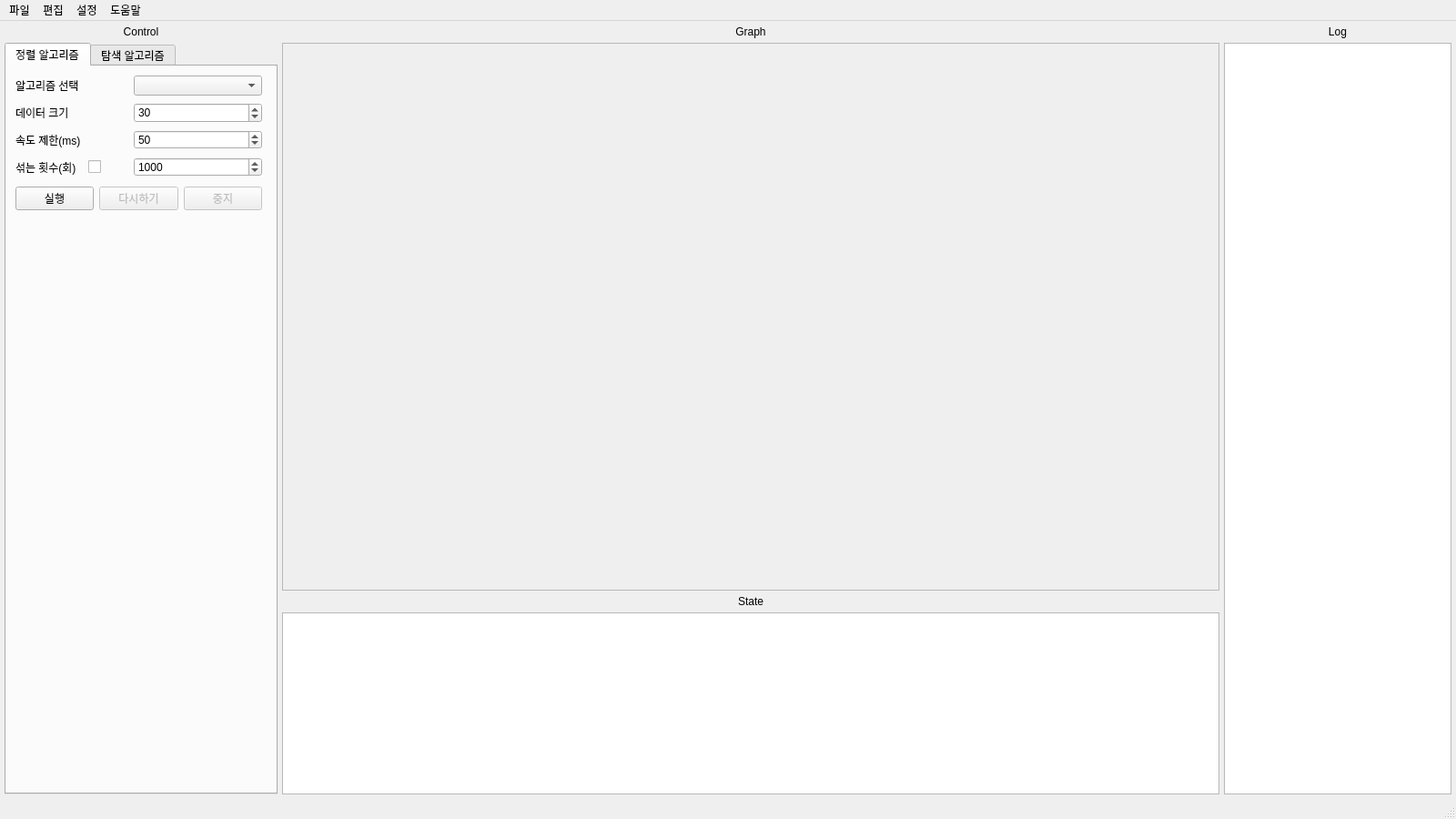
<?xml version="1.0" encoding="UTF-8"?>
<ui version="4.0">
 <class>MainWindow</class>
 <widget class="QMainWindow" name="MainWindow">
  <property name="geometry">
   <rect>
    <x>0</x>
    <y>0</y>
    <width>1600</width>
    <height>900</height>
   </rect>
  </property>
  <property name="windowTitle">
   <string>MainWindow</string>
  </property>
  <widget class="QWidget" name="centralwidget">
   <layout class="QGridLayout" name="gridLayout" rowstretch="0,0,0,0">
    <property name="leftMargin">
     <number>5</number>
    </property>
    <property name="topMargin">
     <number>5</number>
    </property>
    <property name="rightMargin">
     <number>5</number>
    </property>
    <property name="bottomMargin">
     <number>5</number>
    </property>
    <property name="spacing">
     <number>5</number>
    </property>
    <item row="0" column="0">
     <widget class="QLabel" name="label_5">
      <property name="sizePolicy">
       <sizepolicy hsizetype="Preferred" vsizetype="Fixed">
        <horstretch>0</horstretch>
        <verstretch>0</verstretch>
       </sizepolicy>
      </property>
      <property name="autoFillBackground">
       <bool>false</bool>
      </property>
      <property name="text">
       <string>Control</string>
      </property>
      <property name="alignment">
       <set>Qt::AlignCenter</set>
      </property>
     </widget>
    </item>
    <item row="1" column="3" rowspan="3">
     <widget class="QListWidget" name="listWidgetLog">
      <property name="sizePolicy">
       <sizepolicy hsizetype="Fixed" vsizetype="Expanding">
        <horstretch>0</horstretch>
        <verstretch>0</verstretch>
       </sizepolicy>
      </property>
      <property name="minimumSize">
       <size>
        <width>250</width>
        <height>0</height>
       </size>
      </property>
      <property name="maximumSize">
       <size>
        <width>250</width>
        <height>16777215</height>
       </size>
      </property>
      <property name="frameShape">
       <enum>QFrame::StyledPanel</enum>
      </property>
      <property name="frameShadow">
       <enum>QFrame::Plain</enum>
      </property>
      <property name="verticalScrollMode">
       <enum>QAbstractItemView::ScrollPerItem</enum>
      </property>
     </widget>
    </item>
    <item row="2" column="1" colspan="2">
     <widget class="QLabel" name="label_12">
      <property name="sizePolicy">
       <sizepolicy hsizetype="Preferred" vsizetype="Fixed">
        <horstretch>0</horstretch>
        <verstretch>0</verstretch>
       </sizepolicy>
      </property>
      <property name="text">
       <string>State</string>
      </property>
      <property name="alignment">
       <set>Qt::AlignCenter</set>
      </property>
     </widget>
    </item>
    <item row="0" column="1" colspan="2">
     <widget class="QLabel" name="label_11">
      <property name="sizePolicy">
       <sizepolicy hsizetype="Preferred" vsizetype="Fixed">
        <horstretch>0</horstretch>
        <verstretch>0</verstretch>
       </sizepolicy>
      </property>
      <property name="text">
       <string>Graph</string>
      </property>
      <property name="alignment">
       <set>Qt::AlignCenter</set>
      </property>
     </widget>
    </item>
    <item row="1" column="1" colspan="2">
     <widget class="QFrame" name="frameGraph">
      <property name="sizePolicy">
       <sizepolicy hsizetype="Expanding" vsizetype="Expanding">
        <horstretch>0</horstretch>
        <verstretch>0</verstretch>
       </sizepolicy>
      </property>
      <property name="minimumSize">
       <size>
        <width>300</width>
        <height>300</height>
       </size>
      </property>
      <property name="frameShape">
       <enum>QFrame::StyledPanel</enum>
      </property>
      <property name="frameShadow">
       <enum>QFrame::Plain</enum>
      </property>
      <layout class="QVBoxLayout" name="verticalLayout_6">
       <property name="spacing">
        <number>0</number>
       </property>
       <property name="leftMargin">
        <number>0</number>
       </property>
       <property name="topMargin">
        <number>0</number>
       </property>
       <property name="rightMargin">
        <number>0</number>
       </property>
       <property name="bottomMargin">
        <number>0</number>
       </property>
       <item>
        <layout class="QVBoxLayout" name="verticalLayoutGraph"/>
       </item>
      </layout>
     </widget>
    </item>
    <item row="3" column="1" colspan="2">
     <widget class="QListWidget" name="listWidgetState">
      <property name="sizePolicy">
       <sizepolicy hsizetype="Expanding" vsizetype="Fixed">
        <horstretch>0</horstretch>
        <verstretch>0</verstretch>
       </sizepolicy>
      </property>
      <property name="minimumSize">
       <size>
        <width>0</width>
        <height>200</height>
       </size>
      </property>
      <property name="frameShape">
       <enum>QFrame::StyledPanel</enum>
      </property>
      <property name="frameShadow">
       <enum>QFrame::Plain</enum>
      </property>
     </widget>
    </item>
    <item row="0" column="3">
     <widget class="QLabel" name="label_6">
      <property name="sizePolicy">
       <sizepolicy hsizetype="Preferred" vsizetype="Fixed">
        <horstretch>0</horstretch>
        <verstretch>0</verstretch>
       </sizepolicy>
      </property>
      <property name="text">
       <string>Log</string>
      </property>
      <property name="alignment">
       <set>Qt::AlignCenter</set>
      </property>
     </widget>
    </item>
    <item row="1" column="0" rowspan="3">
     <widget class="QTabWidget" name="tabWidgetControl">
      <property name="sizePolicy">
       <sizepolicy hsizetype="Fixed" vsizetype="Expanding">
        <horstretch>0</horstretch>
        <verstretch>0</verstretch>
       </sizepolicy>
      </property>
      <property name="minimumSize">
       <size>
        <width>300</width>
        <height>0</height>
       </size>
      </property>
      <property name="maximumSize">
       <size>
        <width>300</width>
        <height>16777215</height>
       </size>
      </property>
      <property name="tabShape">
       <enum>QTabWidget::Rounded</enum>
      </property>
      <property name="currentIndex">
       <number>0</number>
      </property>
      <widget class="QWidget" name="tabSort">
       <attribute name="title">
        <string>정렬 알고리즘</string>
       </attribute>
       <widget class="QComboBox" name="comboBox_sort_select_Algorithm">
        <property name="geometry">
         <rect>
          <x>140</x>
          <y>10</y>
          <width>141</width>
          <height>22</height>
         </rect>
        </property>
       </widget>
       <widget class="QLabel" name="label_sort_select_algorithm">
        <property name="geometry">
         <rect>
          <x>10</x>
          <y>10</y>
          <width>121</width>
          <height>21</height>
         </rect>
        </property>
        <property name="text">
         <string>알고리즘 선택</string>
        </property>
       </widget>
       <widget class="QLabel" name="label_sort_data_size">
        <property name="geometry">
         <rect>
          <x>10</x>
          <y>40</y>
          <width>121</width>
          <height>21</height>
         </rect>
        </property>
        <property name="text">
         <string>데이터 크기</string>
        </property>
       </widget>
       <widget class="QLabel" name="label_sort_shuffle_number">
        <property name="geometry">
         <rect>
          <x>10</x>
          <y>100</y>
          <width>81</width>
          <height>21</height>
         </rect>
        </property>
        <property name="text">
         <string>섞는 횟수(회)</string>
        </property>
       </widget>
       <widget class="QLabel" name="label_sort_speed_limit">
        <property name="geometry">
         <rect>
          <x>10</x>
          <y>70</y>
          <width>121</width>
          <height>21</height>
         </rect>
        </property>
        <property name="text">
         <string>속도 제한(ms)</string>
        </property>
       </widget>
       <widget class="QSpinBox" name="spinBox_sort_data_size">
        <property name="geometry">
         <rect>
          <x>140</x>
          <y>40</y>
          <width>141</width>
          <height>22</height>
         </rect>
        </property>
        <property name="minimum">
         <number>10</number>
        </property>
        <property name="maximum">
         <number>500</number>
        </property>
        <property name="singleStep">
         <number>10</number>
        </property>
        <property name="value">
         <number>30</number>
        </property>
       </widget>
       <widget class="QSpinBox" name="spinBox_sort_shuffle_number">
        <property name="geometry">
         <rect>
          <x>140</x>
          <y>100</y>
          <width>141</width>
          <height>21</height>
         </rect>
        </property>
        <property name="maximum">
         <number>100000</number>
        </property>
        <property name="singleStep">
         <number>100</number>
        </property>
        <property name="value">
         <number>1000</number>
        </property>
       </widget>
       <widget class="QSpinBox" name="spinBox_sort_speed_limit">
        <property name="geometry">
         <rect>
          <x>140</x>
          <y>70</y>
          <width>141</width>
          <height>21</height>
         </rect>
        </property>
        <property name="minimum">
         <number>1</number>
        </property>
        <property name="maximum">
         <number>1000</number>
        </property>
        <property name="singleStep">
         <number>10</number>
        </property>
        <property name="stepType">
         <enum>QAbstractSpinBox::DefaultStepType</enum>
        </property>
        <property name="value">
         <number>50</number>
        </property>
       </widget>
       <widget class="QCheckBox" name="checkBox_sort_shuffle_number">
        <property name="geometry">
         <rect>
          <x>90</x>
          <y>100</y>
          <width>21</width>
          <height>21</height>
         </rect>
        </property>
        <property name="toolTip">
         <string>&lt;html&gt;&lt;head/&gt;&lt;body&gt;&lt;p&gt;섞는 모션 보이기&lt;/p&gt;&lt;/body&gt;&lt;/html&gt;</string>
        </property>
        <property name="text">
         <string/>
        </property>
       </widget>
       <widget class="QWidget" name="horizontalLayoutWidget">
        <property name="geometry">
         <rect>
          <x>10</x>
          <y>130</y>
          <width>271</width>
          <height>31</height>
         </rect>
        </property>
        <layout class="QHBoxLayout" name="horizontalLayout_2">
         <item>
          <widget class="QPushButton" name="pushButton_sort_start">
           <property name="text">
            <string>실행</string>
           </property>
          </widget>
         </item>
         <item>
          <widget class="QPushButton" name="pushButton_sort_restart">
           <property name="enabled">
            <bool>false</bool>
           </property>
           <property name="text">
            <string>다시하기</string>
           </property>
          </widget>
         </item>
         <item>
          <widget class="QPushButton" name="pushButton_sort_stop">
           <property name="enabled">
            <bool>false</bool>
           </property>
           <property name="text">
            <string>중지</string>
           </property>
          </widget>
         </item>
        </layout>
       </widget>
      </widget>
      <widget class="QWidget" name="tabSearch">
       <attribute name="title">
        <string>탐색 알고리즘</string>
       </attribute>
       <widget class="QLabel" name="label_search_select_algorithm">
        <property name="geometry">
         <rect>
          <x>10</x>
          <y>10</y>
          <width>121</width>
          <height>21</height>
         </rect>
        </property>
        <property name="text">
         <string>알고리즘 선택</string>
        </property>
       </widget>
       <widget class="QLabel" name="label_search_speed_limit">
        <property name="geometry">
         <rect>
          <x>10</x>
          <y>70</y>
          <width>121</width>
          <height>21</height>
         </rect>
        </property>
        <property name="text">
         <string>속도 제한(ms)</string>
        </property>
       </widget>
       <widget class="QComboBox" name="comboBox_search_select_algorithm">
        <property name="geometry">
         <rect>
          <x>140</x>
          <y>10</y>
          <width>141</width>
          <height>22</height>
         </rect>
        </property>
       </widget>
       <widget class="QSpinBox" name="spinBox_search_speed_limit">
        <property name="geometry">
         <rect>
          <x>140</x>
          <y>70</y>
          <width>141</width>
          <height>21</height>
         </rect>
        </property>
        <property name="minimum">
         <number>1</number>
        </property>
        <property name="maximum">
         <number>1000</number>
        </property>
        <property name="singleStep">
         <number>10</number>
        </property>
        <property name="value">
         <number>50</number>
        </property>
       </widget>
       <widget class="QLabel" name="label_search_data_size">
        <property name="geometry">
         <rect>
          <x>10</x>
          <y>40</y>
          <width>121</width>
          <height>21</height>
         </rect>
        </property>
        <property name="text">
         <string>데이터 크기</string>
        </property>
       </widget>
       <widget class="QSpinBox" name="spinBox_search_data_size">
        <property name="geometry">
         <rect>
          <x>140</x>
          <y>40</y>
          <width>141</width>
          <height>22</height>
         </rect>
        </property>
        <property name="minimum">
         <number>10</number>
        </property>
        <property name="maximum">
         <number>500</number>
        </property>
        <property name="singleStep">
         <number>10</number>
        </property>
        <property name="value">
         <number>100</number>
        </property>
       </widget>
       <widget class="QLabel" name="label_search_search_number">
        <property name="geometry">
         <rect>
          <x>10</x>
          <y>100</y>
          <width>41</width>
          <height>21</height>
         </rect>
        </property>
        <property name="text">
         <string>탐색 값</string>
        </property>
       </widget>
       <widget class="QSpinBox" name="spinBox_search_search_number">
        <property name="geometry">
         <rect>
          <x>140</x>
          <y>100</y>
          <width>141</width>
          <height>21</height>
         </rect>
        </property>
        <property name="minimum">
         <number>10</number>
        </property>
        <property name="maximum">
         <number>500</number>
        </property>
        <property name="singleStep">
         <number>10</number>
        </property>
        <property name="value">
         <number>50</number>
        </property>
       </widget>
       <widget class="QCheckBox" name="checkBox_search_set_search_number">
        <property name="geometry">
         <rect>
          <x>60</x>
          <y>100</y>
          <width>21</width>
          <height>21</height>
         </rect>
        </property>
        <property name="toolTip">
         <string>&lt;html&gt;&lt;head/&gt;&lt;body&gt;&lt;p&gt;해제 시 랜덤 값&lt;/p&gt;&lt;/body&gt;&lt;/html&gt;</string>
        </property>
        <property name="text">
         <string/>
        </property>
       </widget>
       <widget class="QWidget" name="horizontalLayoutWidget_2">
        <property name="geometry">
         <rect>
          <x>10</x>
          <y>160</y>
          <width>271</width>
          <height>31</height>
         </rect>
        </property>
        <layout class="QHBoxLayout" name="horizontalLayout_3">
         <item>
          <widget class="QPushButton" name="pushButton_search_start">
           <property name="text">
            <string>실행</string>
           </property>
          </widget>
         </item>
         <item>
          <widget class="QPushButton" name="pushButton_search_restart">
           <property name="enabled">
            <bool>false</bool>
           </property>
           <property name="text">
            <string>다시하기</string>
           </property>
          </widget>
         </item>
         <item>
          <widget class="QPushButton" name="pushButton_search_stop">
           <property name="enabled">
            <bool>false</bool>
           </property>
           <property name="text">
            <string>중지</string>
           </property>
          </widget>
         </item>
        </layout>
       </widget>
       <widget class="QLabel" name="label_search_search_number_2">
        <property name="geometry">
         <rect>
          <x>10</x>
          <y>130</y>
          <width>51</width>
          <height>21</height>
         </rect>
        </property>
        <property name="text">
         <string>탐색 반복</string>
        </property>
       </widget>
       <widget class="QCheckBox" name="checkbox_search_set_repeat_number">
        <property name="geometry">
         <rect>
          <x>70</x>
          <y>130</y>
          <width>21</width>
          <height>21</height>
         </rect>
        </property>
        <property name="toolTip">
         <string>&lt;html&gt;&lt;head/&gt;&lt;body&gt;&lt;p&gt;여러번 탐색 하기&lt;/p&gt;&lt;/body&gt;&lt;/html&gt;</string>
        </property>
        <property name="text">
         <string/>
        </property>
       </widget>
       <widget class="QSpinBox" name="spinBox_search_repeat_number">
        <property name="geometry">
         <rect>
          <x>140</x>
          <y>130</y>
          <width>141</width>
          <height>21</height>
         </rect>
        </property>
        <property name="minimum">
         <number>1</number>
        </property>
        <property name="maximum">
         <number>100</number>
        </property>
        <property name="value">
         <number>10</number>
        </property>
       </widget>
      </widget>
     </widget>
    </item>
   </layout>
  </widget>
  <widget class="QMenuBar" name="menubar">
   <property name="geometry">
    <rect>
     <x>0</x>
     <y>0</y>
     <width>1600</width>
     <height>22</height>
    </rect>
   </property>
   <widget class="QMenu" name="menu">
    <property name="title">
     <string>파일</string>
    </property>
    <addaction name="separator"/>
    <addaction name="menu_exit"/>
   </widget>
   <widget class="QMenu" name="menu_2">
    <property name="title">
     <string>설정</string>
    </property>
    <addaction name="menu_set_fps"/>
    <addaction name="menu_set_fullscreen"/>
   </widget>
   <widget class="QMenu" name="menu_3">
    <property name="title">
     <string>도움말</string>
    </property>
    <addaction name="menu_view_code"/>
    <addaction name="menu_manual"/>
    <addaction name="menu_info"/>
   </widget>
   <widget class="QMenu" name="menu_4">
    <property name="title">
     <string>편집</string>
    </property>
    <addaction name="menu_sort_init"/>
    <addaction name="menu_search_init"/>
   </widget>
   <addaction name="menu"/>
   <addaction name="menu_4"/>
   <addaction name="menu_2"/>
   <addaction name="menu_3"/>
  </widget>
  <widget class="QStatusBar" name="statusbar"/>
  <action name="menu_exit">
   <property name="text">
    <string>끝내기</string>
   </property>
   <property name="iconVisibleInMenu">
    <bool>true</bool>
   </property>
  </action>
  <action name="menu_set_fps">
   <property name="text">
    <string>fps 설정</string>
   </property>
  </action>
  <action name="menu_set_fullscreen">
   <property name="checkable">
    <bool>true</bool>
   </property>
   <property name="text">
    <string>전체화면</string>
   </property>
  </action>
  <action name="menu_sort_init">
   <property name="text">
    <string>정렬 로그 초기화</string>
   </property>
  </action>
  <action name="menu_search_init">
   <property name="text">
    <string>탐색 로그 초기화</string>
   </property>
  </action>
  <action name="menu_view_code">
   <property name="text">
    <string>소스코드 보기</string>
   </property>
  </action>
  <action name="menu_manual">
   <property name="text">
    <string>사용법</string>
   </property>
  </action>
  <action name="menu_info">
   <property name="text">
    <string>정보</string>
   </property>
  </action>
 </widget>
 <resources/>
 <connections/>
</ui>
